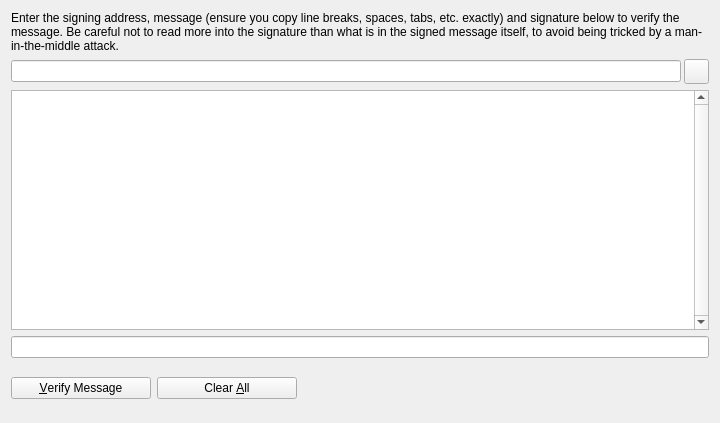
<?xml version="1.0" encoding="UTF-8"?>
<ui version="4.0">
 <class>VerifyMessagePage</class>
 <widget class="QWidget" name="VerifyMessagePage">
  <property name="geometry">
   <rect>
    <x>0</x>
    <y>0</y>
    <width>720</width>
    <height>423</height>
   </rect>
  </property>
  <property name="windowTitle">
   <string>Signatures - Sign / Verify a Message</string>
  </property>
  <layout class="QGridLayout" name="gridLayout">
   <item row="0" column="0">
    <widget class="QLabel" name="infoLabel_VM">
     <property name="text">
      <string>Enter the signing address, message (ensure you copy line breaks, spaces, tabs, etc. exactly) and signature below to verify the message. Be careful not to read more into the signature than what is in the signed message itself, to avoid being tricked by a man-in-the-middle attack.</string>
     </property>
     <property name="textFormat">
      <enum>Qt::PlainText</enum>
     </property>
     <property name="alignment">
      <set>Qt::AlignLeading|Qt::AlignLeft|Qt::AlignTop</set>
     </property>
     <property name="wordWrap">
      <bool>true</bool>
     </property>
    </widget>
   </item>
   <item row="1" column="0">
    <layout class="QHBoxLayout" name="horizontalLayout_1_VM">
     <property name="spacing">
      <number>3</number>
     </property>
     <item>
      <widget class="QValidatedLineEdit" name="addressIn_VM">
       <property name="toolTip">
        <string>The address the message was signed with:</string>
       </property>
       <property name="maxLength">
        <number>34</number>
       </property>
      </widget>
     </item>
     <item>
      <widget class="QToolButton" name="addressBookButton_VM">
       <property name="minimumSize">
        <size>
         <width>25</width>
         <height>25</height>
        </size>
       </property>
       <property name="toolTip">
        <string>Choose an address from the address book</string>
       </property>
       <property name="text">
        <string/>
       </property>
       <property name="icon">
        <iconset resource="../morningstar.qrc">
         <normaloff>:/icons/address-book</normaloff>:/icons/address-book</iconset>
       </property>
       <property name="shortcut">
        <string>Alt+A</string>
       </property>
      </widget>
     </item>
    </layout>
   </item>
   <item row="2" column="0">
    <widget class="QPlainTextEdit" name="messageIn_VM">
     <property name="verticalScrollBarPolicy">
      <enum>Qt::ScrollBarAlwaysOn</enum>
     </property>
    </widget>
   </item>
   <item row="3" column="0">
    <widget class="QValidatedLineEdit" name="signatureIn_VM"/>
   </item>
   <item row="4" column="0">
    <layout class="QHBoxLayout" name="horizontalLayout_2_VM">
     <item>
      <widget class="QPushButton" name="verifyMessageButton_VM">
       <property name="minimumSize">
        <size>
         <width>140</width>
         <height>0</height>
        </size>
       </property>
       <property name="toolTip">
        <string>Verify the message to ensure it was signed with the specified MorningStar address</string>
       </property>
       <property name="text">
        <string>&amp;Verify Message</string>
       </property>
       <property name="icon">
        <iconset resource="../morningstar.qrc">
         <normaloff>:/icons/verify</normaloff>:/icons/verify</iconset>
       </property>
       <property name="autoDefault">
        <bool>false</bool>
       </property>
      </widget>
     </item>
     <item>
      <widget class="QPushButton" name="clearButton_VM">
       <property name="minimumSize">
        <size>
         <width>140</width>
         <height>0</height>
        </size>
       </property>
       <property name="toolTip">
        <string>Reset all verify message fields</string>
       </property>
       <property name="text">
        <string>Clear &amp;All</string>
       </property>
       <property name="icon">
        <iconset resource="../morningstar.qrc">
         <normaloff>:/icons/remove</normaloff>:/icons/remove</iconset>
       </property>
       <property name="autoDefault">
        <bool>false</bool>
       </property>
      </widget>
     </item>
     <item>
      <spacer name="horizontalSpacer_1_VM">
       <property name="orientation">
        <enum>Qt::Horizontal</enum>
       </property>
       <property name="sizeHint" stdset="0">
        <size>
         <width>40</width>
         <height>48</height>
        </size>
       </property>
      </spacer>
     </item>
     <item>
      <widget class="QLabel" name="statusLabel_VM">
       <property name="font">
        <font>
         <weight>75</weight>
         <bold>true</bold>
        </font>
       </property>
       <property name="text">
        <string/>
       </property>
       <property name="wordWrap">
        <bool>true</bool>
       </property>
      </widget>
     </item>
     <item>
      <spacer name="horizontalSpacer_2_VM">
       <property name="orientation">
        <enum>Qt::Horizontal</enum>
       </property>
       <property name="sizeHint" stdset="0">
        <size>
         <width>40</width>
         <height>48</height>
        </size>
       </property>
      </spacer>
     </item>
    </layout>
   </item>
  </layout>
 </widget>
 <customwidgets>
  <customwidget>
   <class>QValidatedLineEdit</class>
   <extends>QLineEdit</extends>
   <header>qvalidatedlineedit.h</header>
  </customwidget>
 </customwidgets>
 <resources>
  <include location="../morningstar.qrc"/>
 </resources>
 <connections/>
</ui>
